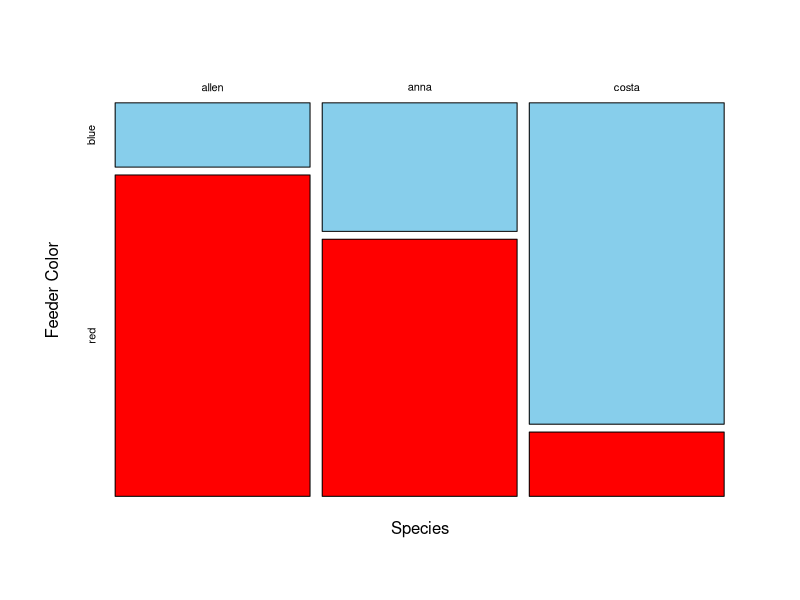
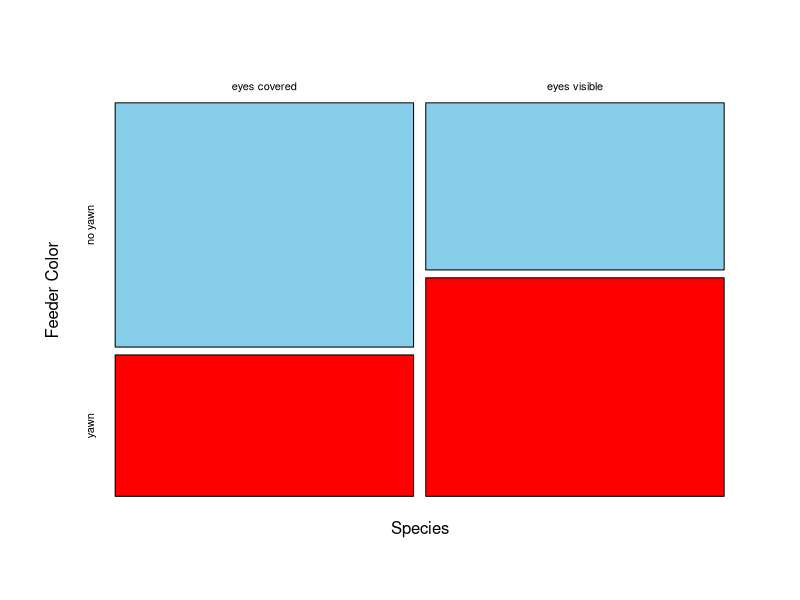

Write R code to recreate these figures, in order.
#Adam Orr
#Biometry
#Lab 7
# ---- warmup ----
#load data
setwd("~/code/biometry-lab/lab7")
feeder <- read.csv('feeder.csv')

#convert to table
obs <- table(feeder)

#making a mosaic plot
mosaicplot(obs,
           col = c("skyblue","red"),
           xlab = "Species",
           ylab = "Feeder Color",
           main = "")

#expected values
#get sums for row, column, and total
blue <- sum(obs[,1]) #[,1] for first column
red <- sum(obs[,2])
allen <- sum(obs[1,])
anna <- sum(obs[2,])
costa <- sum(obs[3,])
grand <- sum(obs)

#calc exp values
exp_AlB <- (blue * allen) / grand
exp_AlR <- (red * allen) / grand
exp_AnB <- (anna * blue) / grand
exp_AnR <- (anna * red) / grand
exp_CoB <- (costa * blue) / grand
exp_CoR <- (costa * red) / grand

#put values into a table
exp <- obs #copy table
exp[1,1] <- exp_AlB
exp[1,2] <- exp_AlR
exp[2,1] <- exp_AnB
exp[2,2] <- exp_AnR
exp[3,1] <- exp_CoB
exp[3,2] <- exp_CoR

#expected values meet cochran's rules
#chisq
chisq.test(obs, correct = F)

# ---- fisher's exact test warmup ----
feeder2 <- read.csv("feeder2.csv", row.names = 1)
fisher.test(feeder2)

# ---- question 1 ----
setwd("~/code/biometry-lab/lab7")

#a. Read the data into R and convert them into a table
yawns <- read.csv('yawn.csv')
obs <- table(yawns)

# b. Make a mosaic plot of the results. Inspect the plot for evidence of an
# association between eye visibility and yawning contagion.
mosaicplot(obs,
           col = c("skyblue","red"),
           xlab = "Species",
           ylab = "Feeder Color",
           main = "")
#From the plot, it appears there may be an association.
#When the eyes are covered, there are slightly less people yawning.

# c. Test for an association between eye visibility and yawning contagion. Use 
# an appropriate test and clearly state the conclusions of the test. Do this 
# test “by hand” in R.

#compute marginals
covered <- sum(obs[1,])
uncovered <- sum(obs[2,])
noyawn <- sum(obs[,1])
yawn <- sum(obs[,2])
grand <-sum(obs)

#compute expected values
exp_covered_noyawn <- covered * noyawn / grand
exp_covered_yawn <- covered * yawn / grand
exp_uncovered_noyawn <- uncovered * noyawn / grand
exp_uncovered_yawn <- uncovered * yawn / grand

#put expected values into table
exp <- obs
exp[1,1] <- exp_covered_noyawn
exp[1,2] <- exp_covered_yawn
exp[2,1] <- exp_uncovered_noyawn
exp[2,2] <- exp_uncovered_yawn

#calculate chi-sq
alpha <- 0.05
x2 <- sum((obs - exp)^2/exp)
df <- 1
(p <- 1 - pchisq(x2, 1))

# We fail to reject the null hypothesis that eye visibility is independent of 
# yawning contagion with an alpha of 0.05 (Chi-square: X2 = 2.4107, df = 1, p = 
# 0.1205)

# A chi-squared test was performed because the data satisfies Cochran's rules

# d. Repeat the test using an appropriate R function.
chisq.test(obs, correct = F)

# ---- question 2 ----
# create data frame of data
obs <- data.frame(fed = c(0,5), unfed = c(6,3),
                  row.names = c('full','hungry'))

# calculate marginals
full <- sum(obs[1,])
hungry <- sum(obs[2,])
fed <- sum(obs[,1])
unfed <- sum(obs[,2])
total <- sum(obs)

# calculate expected values
exp_full_fed <- full * fed / total
exp_hungry_fed <- hungry * fed / total
exp_full_unfed <- full * unfed / total
exp_hungry_unfed <- hungry * unfed / total

# create expected table
exp <- obs
exp[1,1] <- exp_full_fed
exp[1,2] <- exp_full_unfed
exp[2,1] <- exp_hungry_fed
exp[2,2] <- exp_hungry_unfed

# check whether Cochran's rules are satisfied by inspecting the expected values
exp
# Since Cochran's rules are unsatisfied, a Fisher's Exact Test will be better
# than a Chi-squared test for this data.

fisher.test(obs)

# We reject the null hypothesis that regurgitative feeding is independent of
# hunger with an alpha of 0.05 (Fisher's Exact Test: p = .03097)


